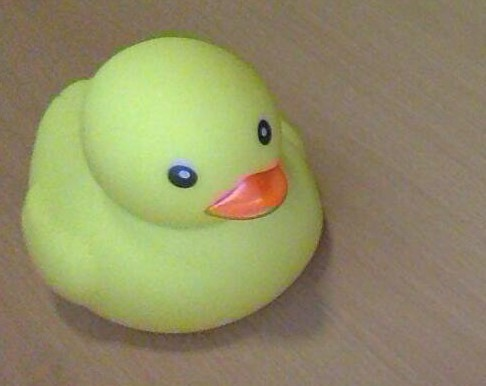
#> input picture epipolar/duck_left.jpg, 486 x 386 px
$ python stereoSGBM.py   (Python 2 division)
#> lines starting #> are read from the running program, lines starting #| are printed output that depends on the picture; after the words box and inside, x2 and y2 are one past the last pixel; in counts of white or black regions, pixels touching at a corner belong together
import argparse
import cv2
import numpy as np

image_left_name = "duck_left.jpg"
image_right_name = "duck_right.jpg"
output_file_name = "duckout"


def build_arg_parser():
    parser = argparse.ArgumentParser(description='Reconstruct the 3D map from the two input stereo images. Output will be saved in output.ply')
    parser.add_argument("--img-left", dest="img_left", required=True, help="Image captured from the left")
    parser.add_argument("--img-right", dest="img_right", required=True, help="Image captured from the right")
    parser.add_argument("--output-file", dest="output_file", required=True, help="Output filename (without the extension) where the point cloud will be saved")

def create_output(vertices, colors, filename):
    colors = colors.reshape(-1, 3)
    vertices = np.hstack([vertices.reshape(-1, 3), colors])

    ply_header = '''ply
        format ascii 1.0
        element vertex %(vert_num)d
        property float x
        property float y
        property float z
        property uchar red
        property uchar green
        property uchar blue
        end_header
    '''

    with open(filename, 'w') as f:
        f.write(ply_header % dict(vert_num=len(vertices)))
        np.savetxt(f, vertices, '%f %f %f %d %d %d')

if __name__ == '__main__':
    #args = build_arg_parser().parse_args()
    image_left = cv2.imread(image_left_name)
#> image_left is the input picture: shape (386, 486, 3); mean B, G, R 101.8, 141.5, 145.8
    image_right = cv2.imread(image_right_name)
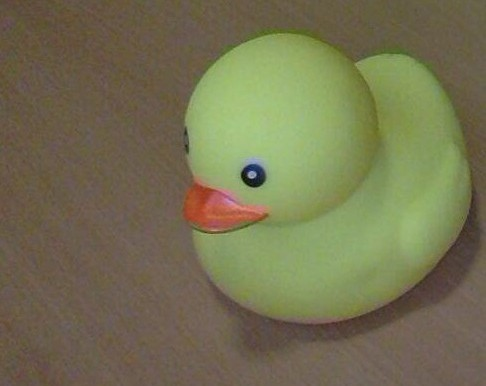
#> input picture epipolar/duck_right.jpg, 486 x 386 px
#> image_right is the input picture: shape (386, 486, 3); mean B, G, R 81.2, 113.2, 116.6
    output_file = output_file_name + '.ply'

    if image_left.shape[0] != image_right.shape[0] or image_left.shape[1] != image_right.shape[1]:
        raise TypeError("Input images must be of the same size")

    # downscale images for faster processing
    image_left = cv2.pyrDown(image_left)
#> image_left: shape (193, 243, 3)
    image_right = cv2.pyrDown(image_right)
#> image_right: shape (193, 243, 3)

    # disparity range is tuned for 'aloe' image pair
    win_size = 1
    min_disp = 16
    max_disp = min_disp * 9
    num_disp = max_disp - min_disp # Needs to be divisible by 16
    stereo = cv2.StereoSGBM_create(minDisparity= min_disp,
                                   numDisparities= num_disp,
                                   blockSize= win_size,
                                   uniquenessRatio= 10,
                                   speckleWindowSize= 100,
                                   speckleRange= 32,
                                   disp12MaxDiff= 1,
                                   P1= 8*3*win_size**2,
                                   P2= 32*3*win_size**2,
                                   )

    print "\nComputing the disparity map..."
    disparity_map = stereo.compute(image_left, image_right).astype(np.float32) / 16.0
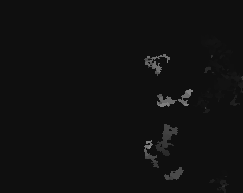
#> disparity_map: shape (193, 243) float32; min 15, max 133.2, mean 16.6

    print "\nGenerating the 3D map..."
    h, w = image_left.shape[:2]
#> h = 193; w = 243
    focal_length = 0.8*w
#> focal_length = 194.4

    # Perspective transformation matrix
    Q = np.float32([[1, 0, 0, -w/2.0],
                    [0,-1, 0, h/2.0],
                    [0, 0, 0, -focal_length],
                    [0, 0, 1, 0]])

    points_3D = cv2.reprojectImageTo3D(disparity_map, Q)
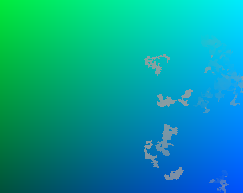
#> points_3D: shape (193, 243, 3) float32; mean of channels 0, 1, 2 -0.128, 0.0597, -12.65; drawn with min black and max white
    colors = cv2.cvtColor(image_left, cv2.COLOR_BGR2RGB)
    mask_map = disparity_map > disparity_map.min()
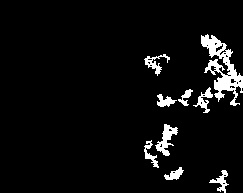
#> mask_map: shape (193, 243) bool; 5.3% white; 9 white regions, largest, box (x1, y1, x2, y2) and area: (201, 34, 243, 106) 1143, (155, 124, 178, 156) 303, (144, 54, 170, 76) 180
    output_points = points_3D[mask_map]
#> output_points = 2483 rows, first 8: [5.34, 3.91, -12.15], [4.97, 3.84, -12.15], [5.22, 3.84, -12.15], [5.28, 3.84, -12.15], [5.34, 3.84, -12.15], [5.41, 3.84, -12.15], [5.59, 3.84, -12.15], [5.4, 3.67, -11.61]
    output_colors = colors[mask_map]
#> output_colors = 2483 rows, first 8: [140, 125, 102], [135, 120, 101], [140, 125, 107], [139, 124, 104], [140, 125, 102], [138, 125, 100], [135, 123, 106], [135, 123, 108]

    print "\nCreating the output file..."
    create_output(output_points, output_colors, output_file)
#> in create_output, `colors = colors.reshape(-1, 3)`: colors has the same summary as output_colors outside create_output
#> in create_output, `vertices = np.hstack([vertices.reshape(-1, 3), colors])`: vertices = 2483 rows, first 6: [5.34, 3.91, -12.15, 140, 125, 102], [4.97, 3.84, -12.15, 135, 120, 101], [5.22, 3.84, -12.15, 140, 125, 107], [5.28, 3.84, -12.15, 139, 124, 104], [5.34, 3.84, -12.15, 140, 125, 102], [5.41, 3.84, -12.15, 138, 125, 100]
